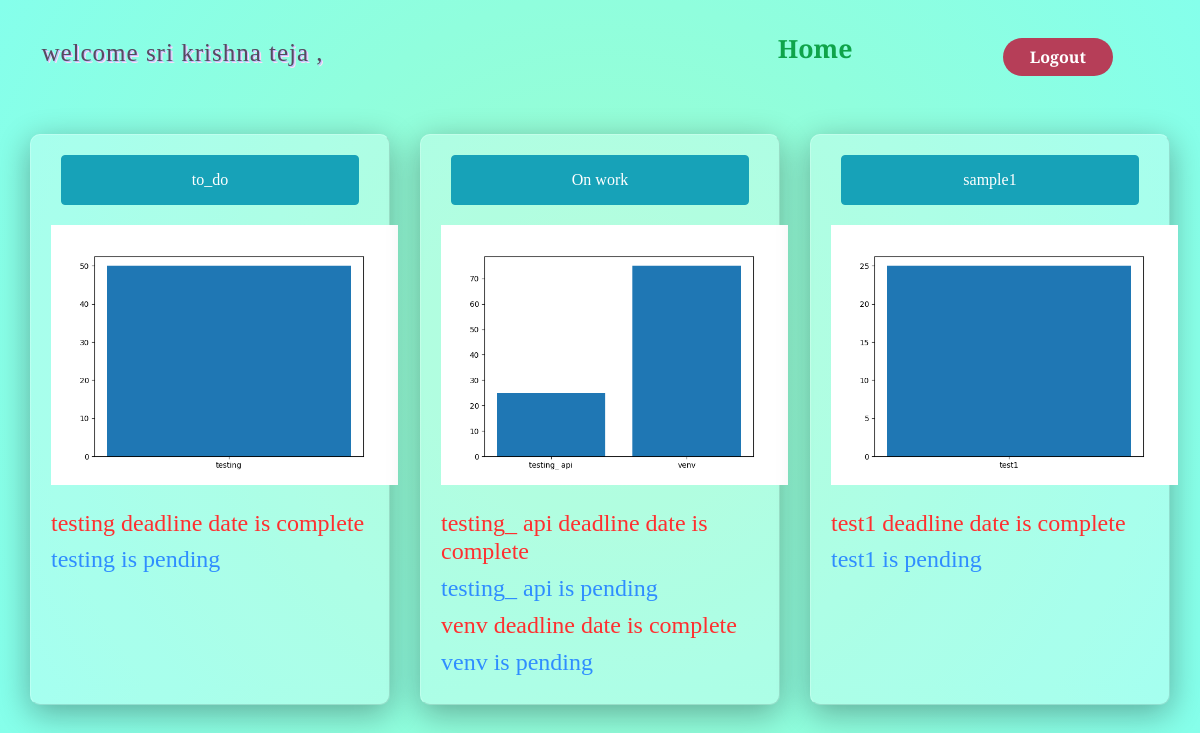
The page /summary (signed in) on the database its author committed.
### app.py (models this page shows)
class Users(UserMixin,db.Model):
    __tablename__= 'users'
    id = db.Column(db.Integer, primary_key=True,autoincrement=True)
    name = db.Column(db.String(120))
    username = db.Column(db.String(80),unique=True)
    password = db.Column(db.String(80))

class Lists(UserMixin,db.Model):
    __tablename__= 'lists'
    list_id = db.Column(db.Integer, primary_key=True,autoincrement=True)
    list_name = db.Column(db.String(120),unique=True)
    description = db.Column(db.String(1000))
    user_id = db.Column(db.Integer, db.ForeignKey('users.id'))

class Cards(UserMixin,db.Model):
    __tablename__= 'cards'
    card_id = db.Column(db.Integer, primary_key=True,autoincrement=True)
    card_title=db.Column(db.String(120),unique=True)
    content=db.Column(db.String(1000))
    deadline=db.Column(db.Date)
    is_complete=db.Column(db.Integer)
    list_id=db.Column(db.Integer, db.ForeignKey('lists.list_id'))

### app.py (the view)
@app.route("/summary")
@login_required
def summary():
    lists = Lists.query.filter_by(user_id = current_user.id).all()
    cards = Cards.query.all()
    today = datetime.today()
    to_date = today.strftime("%Y-%m-%d")
    t_date = datetime.strptime(to_date, '%Y-%m-%d').date()
    print("******",t_date)
    return render_template("summary.html",lists=lists,users=current_user,cards=cards,t_date=t_date)

### app.py (called while the page is built)
@login_manger.user_loader
def load_user(user_id):
    return Users.query.get(int(user_id))

### template/summary.html (shortened to what this page needs)
<!DOCTYPE html>
<html lang="en">
<head>
    <link rel="stylesheet" href="https://cdn.jsdelivr.net/npm/bootstrap@4.0.0/dist/css/bootstrap.min.css">
</head>
<body>
    <div class="menu">
        <nav>
            <h5 class="log">welcome {{users.name}} ,</h5>
            <ul>
                <li>
                    <a class="summary" href="/home">Home</a>
                </li>
            </ul>
            <form action="/logout">
            <button type="submit" onclick=""  class="logout">Logout</a>
            </form>
        </nav>
    </div>
    <div class="card-deck" >
        {% for i in  range(lists|length) %}
            <div class="card" style="max-width: 450px;">
                <div class="btn-group">
                    <button type="button" class="btn btn-info">{{ lists[i].list_name }}</button>
                </div>
                <div class="card-body">
                    <img src="/plot/{{lists[i].list_id}}.png" alt="random points as png" height="260">
                    <br>
                    <br>
                    {%for j in range(cards|length) %}
                    {% if lists[i].list_id == cards[j].list_id and cards[j].deadline < t_date and cards[j].is_complete != 100 %}
                    <h4 style="color: rgb(255, 47, 47);">{{cards[j].card_title}} deadline date is complete</h4>
                    {% endif %}
                    {% if (lists[i].list_id == cards[j].list_id) and (cards[j].is_complete != 100) %}
                    <h4 style="color: rgb(47, 141, 255);">{{cards[j].card_title}} is pending</h4>
                    {% endif %}
                    {% endfor %}
                </div>
            </div>
        {% endfor %}
    </div>
</body>
</html>

### template/summary.html (style rules this page uses)
body { background: radial-gradient(circle at center, #9bfdcf , #85ffeb); padding: 30px; font-family: 'Roboto Serif', serif; }
nav { display: flex; align-items: center; justify-content: space-between; padding-top: 0; padding-left: 1%; padding-right: 5%; }
.log { font-size: 25px; letter-spacing: 1px ; color: #564a5f; text-shadow: #bfbaff 1px 1px,#ffdef7 2px 2px; }
nav ul li { list-style-type: none; display: inline-table; padding: 0 130px; }
nav ul li a { color: #564a5f; text-decoration: none; font-weight: bold; text-transform: capitalize; }
.logout { background-color: #b63e58; color: #ffffff; text-decoration: none; border: 2px solid transparent; font-weight: bold; padding: 5px 25px; border-radius: 30px; transition: teansform .4s; }
div.card { top:50px; background-color: rgba(255, 255, 255, 0.263); box-shadow: 0 8px 32px 0 rgba(8, 8, 8, 0.329); border-left: 1px solid rgba(255, 255, 255, 0.24); border-top: 1px solid rgba(255, 255, 255, 0.24); border-radius: 10px; }
.summary { color: #0fa44a; font-size: 25px; font-weight: 600; left: 700px; }
.btn { height: 50px; width: 380px; }
.btn-group { padding-left: 30px; padding-right: 30px; padding-top: 20px; }

### rows shown on the page
Users: name "sri krishna teja"
Lists: list_name "to_do"
Cards: card_title "testing", card_title "testing"
Lists: list_name "On work"
Cards: card_title "testing_ api", card_title "testing_ api"
Cards: card_title "venv", card_title "venv"
Lists: list_name "sample1"
Cards: card_title "test1", card_title "test1"
